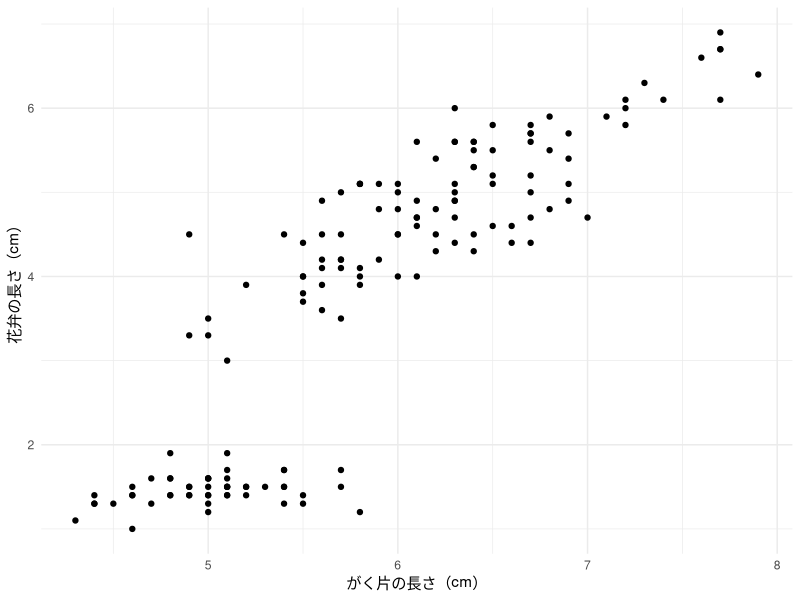

R code for this plot:
## ---- chunk 1
library(tidyverse)
library(here)

p <- iris |> 
  ggplot(aes(x = Sepal.Length, y = Petal.Length)) + 
  geom_point() + 
  labs(x = "がく片の長さ（cm）", 
       y = "花弁の長さ（cm）") + 
  theme_minimal()

ggsave(here("pages/tips/240629_write_thesis/demo/image/iris_plot.pdf"), p, device = cairo_pdf)
